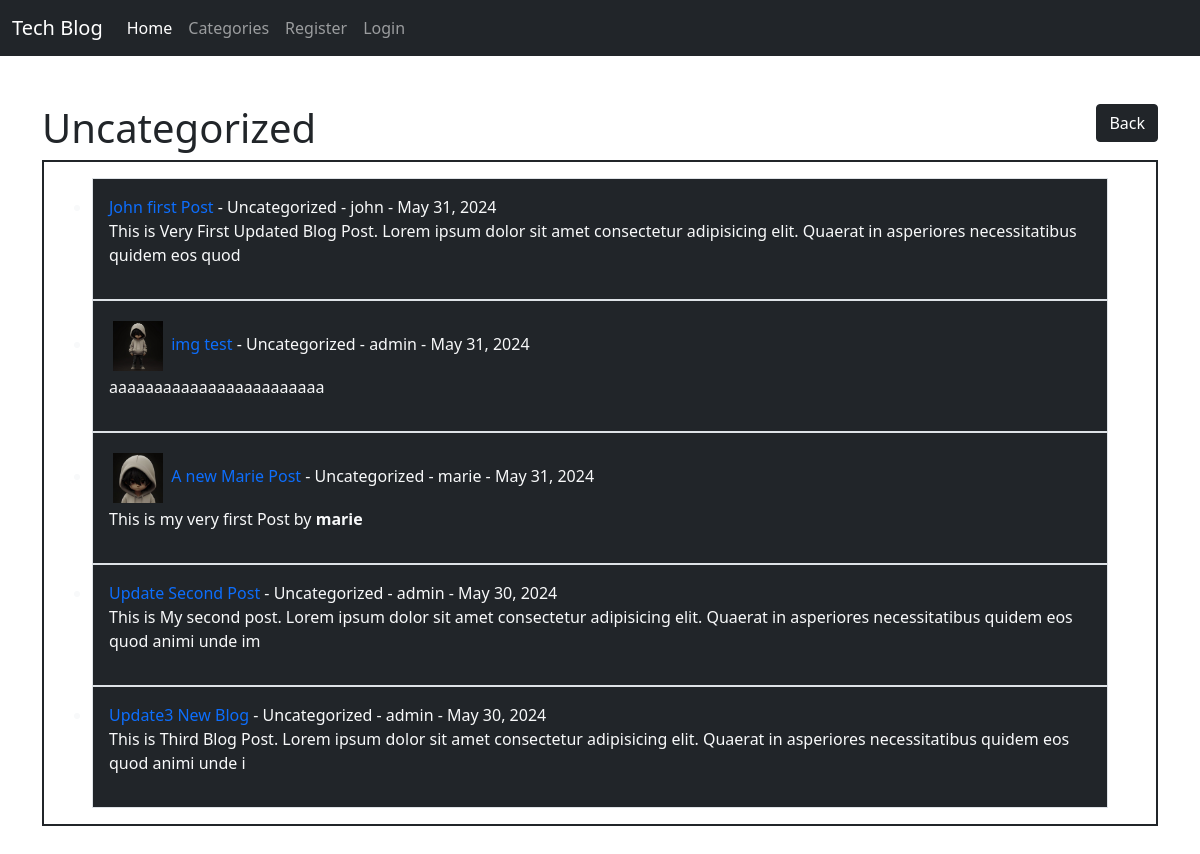
The page /category/uncategorized/ on the database its author committed.
### blog/models.py (models this page shows, shortened)
class Post(models.Model):
   title = models.CharField(max_length=255)
   header_image = models.ImageField(null=True, blank=True, upload_to="images/")
   title_tag = models.CharField(max_length=255)
   category = models.CharField(max_length=255, default="Uncategorized")
   author = models.ForeignKey(User, on_delete=models.CASCADE)
   post_date = models.DateField(auto_now_add=True)
   body = RichTextField(blank='True', null='True')
   likes = models.ManyToManyField(User, related_name='blog_post')
   class Meta:
        ordering = ['-post_date']

### blog/views.py (the view)
# urls.py: path('category/<str:cats>/', CategoryView, name="Category"),
def CategoryView(request, cats):
   cats = cats.title().replace('-', ' ')
   category_post = Post.objects.filter(category=cats)
   return render(request, 'categories.html', {'cats': cats, 'category_post': category_post})

### blog/templates/categories.html
{% extends 'base.html' %}
{% block content %}
{% if category_post %}
<h1>{{ cats }}
<button type="button" class="btn btn-dark float-end" onClick="window.history.back();return false;">Back</button></h1>
<ul class="py-3 px-5 border-dark border-2 border">
   {% for post in category_post %}
   <li class="bg-dark p-3 border text-light">
      <a href=" {% url 'article' post.pk %}" class="text-decoration-none">
         {% if post.header_image %}
         <img src="{{ post.header_image.url }}" alt="" width="50" class="img-fluid m-1">
         {% endif %}
         {{ post.title }}
      </a>
      -
      {{ post.category }}
      - {{ post.author}} - {{ post.post_date }}
      <br />{{ post.body | slice:':150' | safe}}
   </li>
   {% endfor %}
</ul>
{% else %}
<h1 class="text-center">Sorry this page does not exist.</h1>
{% endif %}
{% endblock %}

### rows shown on the page
Post: title "John first Post", category "Uncategorized", author "john", post_date "May 31, 2024", body "This is Very First Updated Blog Post. Lorem ipsum dolor sit amet consectetur adipisicing elit. Quaerat in asperiores necessitatibus quidem eos quod"
Post: header_image (placeholder picture), title "img test", category "Uncategorized", author "admin", post_date "May 31, 2024", body "aaaaaaaaaaaaaaaaaaaaaaaa"
Post: header_image (picture), title "A new Marie Post", category "Uncategorized", author "marie", post_date "May 31, 2024", body "This is my very first Post by marie"
Post: title "Update Second Post", category "Uncategorized", author "admin", post_date "May 30, 2024", body "This is My second post. Lorem ipsum dolor sit amet consectetur adipisicing elit. Quaerat in asperiores necessitatibus quidem eos quod animi unde im"
Post: title "Update3 New Blog", category "Uncategorized", author "admin", post_date "May 30, 2024", body "This is Third Blog Post. Lorem ipsum dolor sit amet consectetur adipisicing elit. Quaerat in asperiores necessitatibus quidem eos quod animi unde i"

### other values the page prints
{{ cats }} "Uncategorized"
